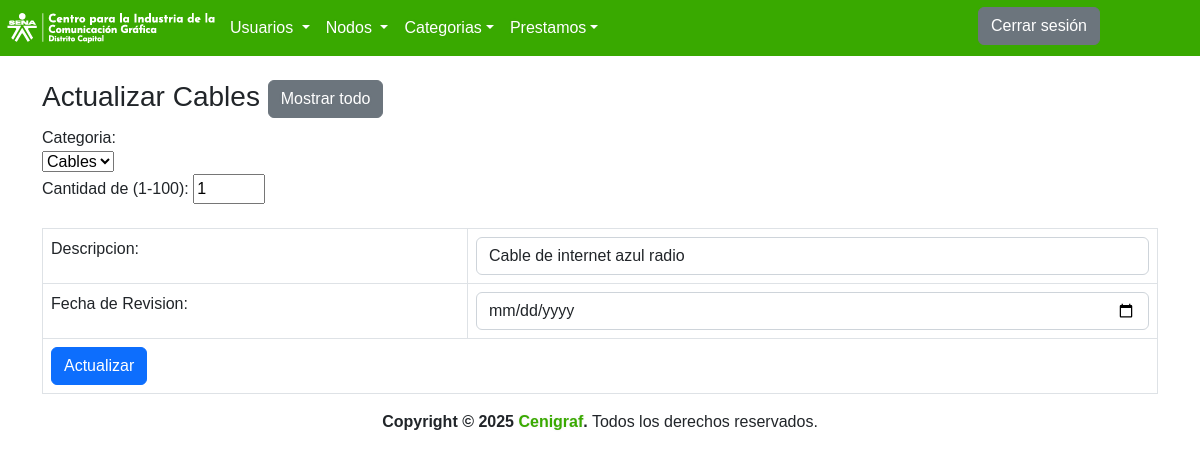
/InicioSesion/Usuarios/Administrador/vistas/Cables/actualizar_cables.php?id=17, run on the app's committed database.
### tables this page shows
CREATE TABLE `cables` (
  `ID_CABLE` int(20) NOT NULL,
  `TIPO_CABLE` varchar(50) NOT NULL,
  `CATEGORIA_NOMBRE` varchar(50) NOT NULL,
  `CANTIDAD` varchar(50) NOT NULL,
  `CFECHA_REVISION` date DEFAULT NULL
);

### InicioSesion/Usuarios/Administrador/vistas/Cables/actualizar_cables.php (the view, shortened to what this page needs)
<?php
include '../../conexionPDO.php';
$id=$_GET['id'];
$sql="SELECT * FROM cables WHERE ID_CABLE='".$id."'";
$query=mysqli_query($con,$sql);
$row=mysqli_fetch_assoc($query);
   			?>
<!DOCTYPE html>
<html lang="en">
	<head>
	<link rel="stylesheet" href="https://cdn.jsdelivr.net/npm/bootstrap@5.2.1/dist/css/bootstrap.min.css">
	<link rel="stylesheet" href="../css/style.css">
</head>
		<header>
    <div class="contenedor-principal">
        <nav class="navbar navbar-expand-lg " style="background:#39A900;">
            <a href="http://localhost/Inventario/InicioSesion/Usuarios/Administrador/index.php">
            <img src="../../img/logosena.PNG">
            </a>
            <div class="collapse navbar-collapse" id="navbarNavDropdown">
                <ul class="navbar-nav">
                    <li class="nav-item active">
                        <div class="menunavegacion">
                            <a class="nav-link dropdown-toggle" href="#" id="navbarDropdownMenuLink" data-toggle="dropdown" aria-haspopup="true" aria-expanded="false">Usuarios
                            </a>
                        </div>
                    </li>
                    <li class="nav-item active">
                        <div class="menunavegacion">
                            <a class="nav-link dropdown-toggle" href="#" id="navbarDropdownMenuLink" data-toggle="dropdown" aria-haspopup="true" aria-expanded="false">Nodos
                            </a>
                    </li>
                    <li class="nav-item dropdown">
                    <a class="nav-link dropdown-toggle" href="#" id="navbarDropdownMenuLink" data-toggle="dropdown" aria-haspopup="true" aria-expanded="false">Categorias</a>
                    </li>
                    <li class="nav-item dropdown">
                    <a class="nav-link dropdown-toggle" href="#" id="navbarDropdownMenuLink" data-toggle="dropdown" aria-haspopup="true" aria-expanded="false">Prestamos</a>
                    </li>
                </ul>
            </div>
            <a href="../../../../../index.php"><button type="button" class="btn btn-secondary" style=" margin-top:-5px; margin-right:100px; ">Cerrar sesi&oacute;n</button> </a>
    </div>
</header>
<body>
<br>
<div class="container">
  <div class="page-header">
    <h1 class="h3">Actualizar Cables <a class="btn btn-secondary" href="listas_cables.php"> <span class="glyphicon glyphicon-eye-open"></span>Mostrar todo </a></h1>
  </div>
  <form method="post" enctype="multipart/form-data" class="form-horizontal">
    <table class="table table-bordered table-responsive">
      <tr>
        <td><label class="control-label">Descripcion:</label></td>
        <td><input class="form-control " type="text"  placeholder="Tipo de Cable" name="TIPO_CABLE" value="<?php echo $row['TIPO_CABLE']  ?>" required ></td>
      </tr>
      <tr>
	  <label  type="text" class="CATEGORIA" name="CATEGORIA_NOMBRE" required >Categoria:
            <br>
<select class="CATEGORIA" name="CATEGORIA_NOMBRE" required>
<option value="<?php echo $row['CATEGORIA_NOMBRE'] ?> " ><?php echo $row['CATEGORIA_NOMBRE'] ?> </option >
</select>
</label>
      </tr>
	  <br>
      <tr>
	  <label  class="Cantidad">Cantidad de (1-100):
<input type="number" id="tentacles" name="CANTIDAD"  required
       min="1" max="100" value="<?php echo $row['CANTIDAD']?>">
       </label>
	   <br>
	   <br>
	   </tr>
      <tr>
        <td><label class="control-label">Fecha de Revision:</label></td>
        <td><input class="form-control" type="date"  placeholder="Fecha" name="CFECHA_REVISION" value="<?php echo $row['CFECHA_REVISION']?>"required ></td>
      </tr>
      <tr>
        <td colspan="2"><input type="submit" class="btn btn-primary" value="Actualizar" name="modificar"></td>
      </tr>
    </table>
  </form>
<footer class="main-footerART" align="center">
		<strong class="escrito1" >Copyright &copy; 2025 <a class="escrito" href="https://comunicaciongraficasena.blogspot.com">Cenigraf</a>.</strong> Todos los derechos reservados.
	</footer>
</body>
</html>

### InicioSesion/Usuarios/Administrador/vistas/css/style.css (style rules this page uses)
.nav-link { color: #FFFFFF; }
body { background-color: #ffffff; font-family: 'Ubuntu', sans-serif; }
a { text-shadow: 0px 0px 3px rgba(117, 117, 117, 0.12); color: #39A900; text-decoration: none }

### data on the page
cables: TIPO_CABLE "Cable de internet azul radio", CATEGORIA_NOMBRE "Cables", CANTIDAD "1"
